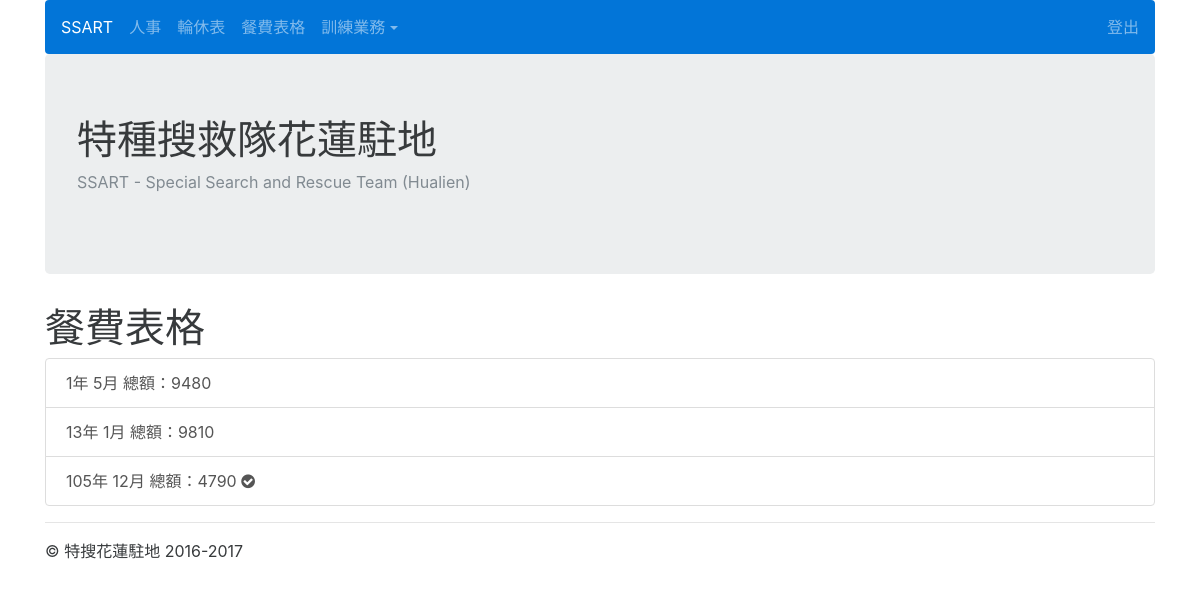
/tablemoney/ (signed in), run on an earlier commit of the app's database.
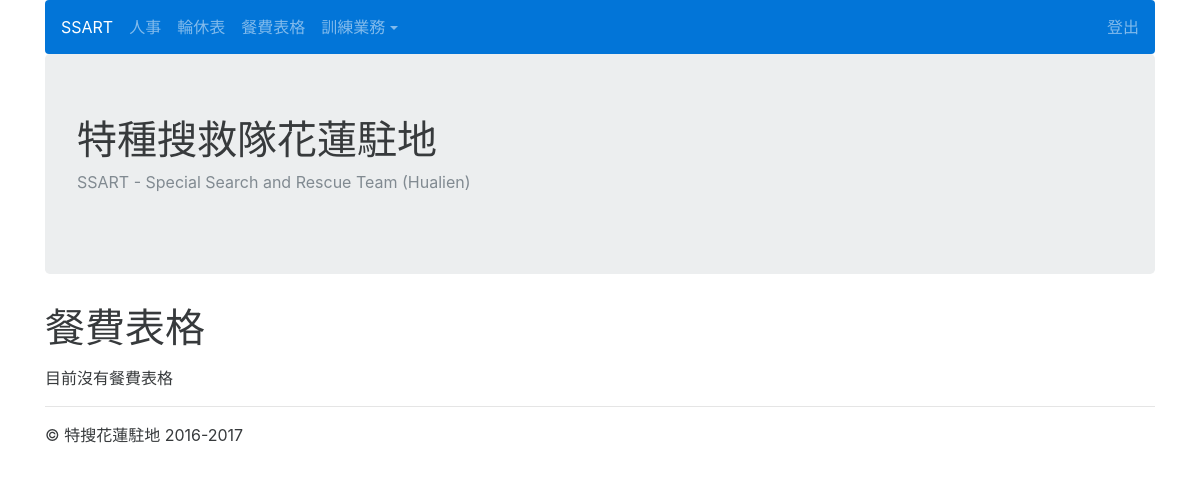
And on a later commit of the database.
### tablemoney/models.py (models this page shows, shortened)
class Month(models.Model):
	month = models.CharField(max_length=20, choices=MONTH_CHOICES)
	year = models.PositiveIntegerField()
	month_total = models.IntegerField(default=0)
	name = models.ManyToManyField(UserProfile, through='TableMoney')
	current_money = models.IntegerField(default=0)
	def get_absolute_url(self):
		return reverse ('table_money_detail', kwargs={'pk':self.pk})
	class Meta:
		ordering = ['-pk']

### tablemoney/views.py (the view)
@login_required
def table_money_list(request):
	months = Month.objects.all()
	if request.method == 'GET':
		creat_month = request.GET.get('try_create')
		if creat_month:
			messages.add_message(request, messages.INFO, 'ss')
			return HttpResponseRedirect(reverse("holiday_list"))
	context = {
		'months':months,
	}
	return render(request, 'table_money_list.html', context)

### tablemoney/templates/table_money_list.html
{% extends 'base.html' %}
{% block content %}
<p>
<div class="list-group">
	<h1>餐費表格</h1>
	<p>
	{% for month in months %}
		<a href={{ month.get_absolute_url }} class="list-group-item list-group-item-action">
		{{month.year}}年
		{{month.month}}月
		總額：{{month.month_total}}
		{% if month.current_money == month.month_total %}
			<i class="fa fa-check-circle" aria-hidden="true"></i>
		{% endif %}
		 </a>
	{% empty %}
 		<p>目前沒有餐費表格</p>
	{% endfor %}
</div>
{% endblock %}

What changed in the data, as far as the page shows it:
removed Month: year "1", month "5", month_total "9480"
removed Month: year "13", month "1", month_total "9810"
removed Month: year "105", month "12", month_total "4790", current_money 4790 (drawn)
Also different on the page:
text now shown: "目前沒有餐費表格"
